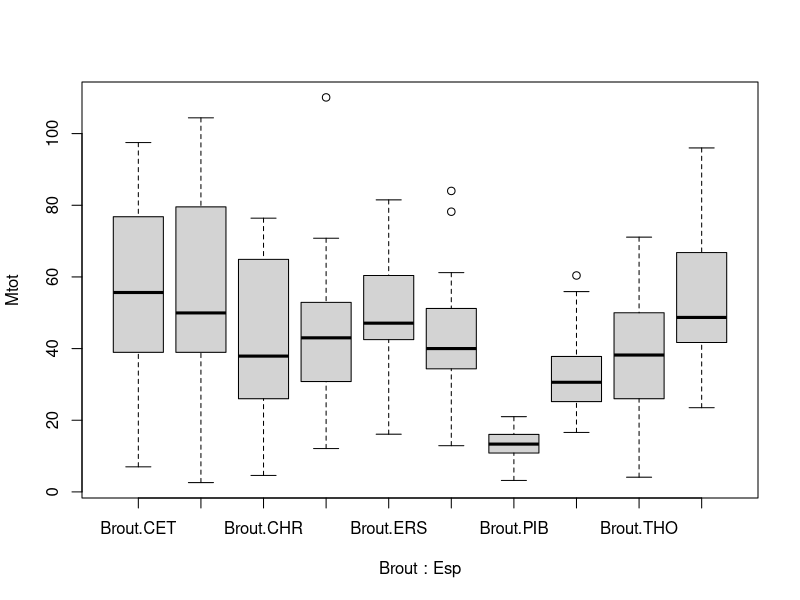
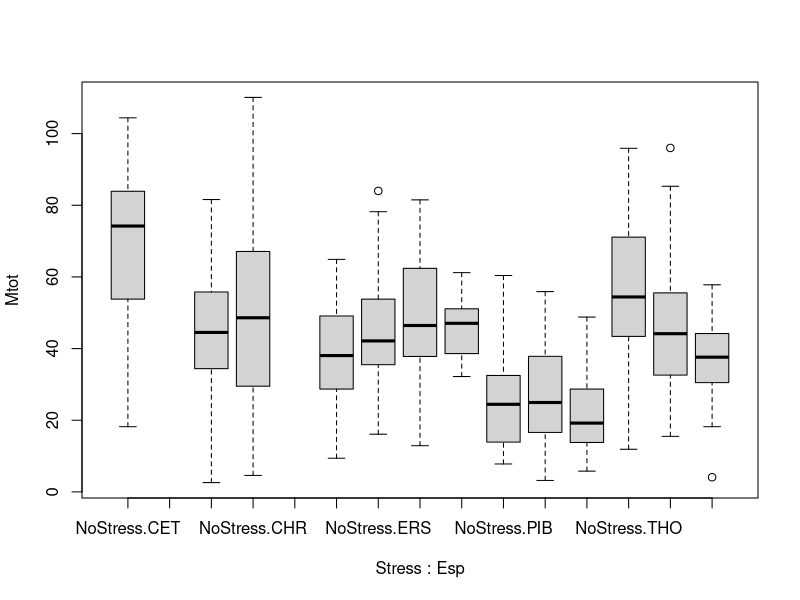
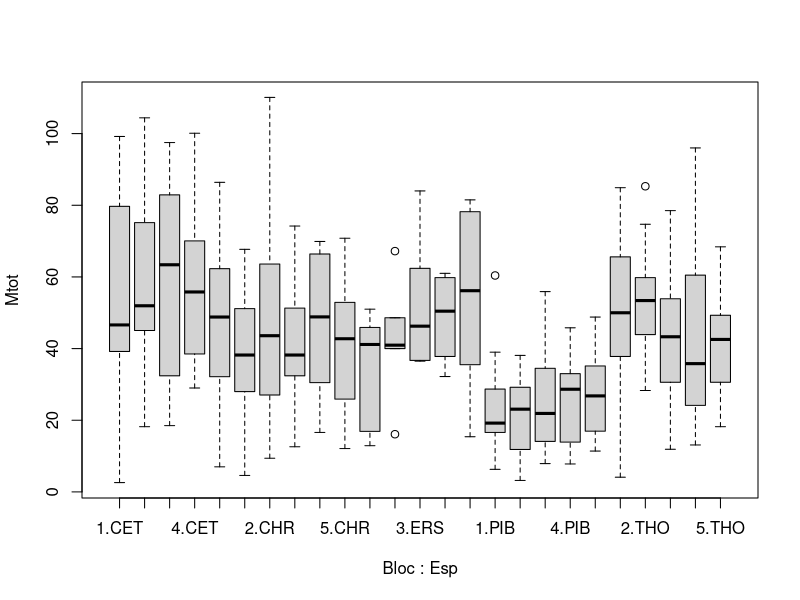
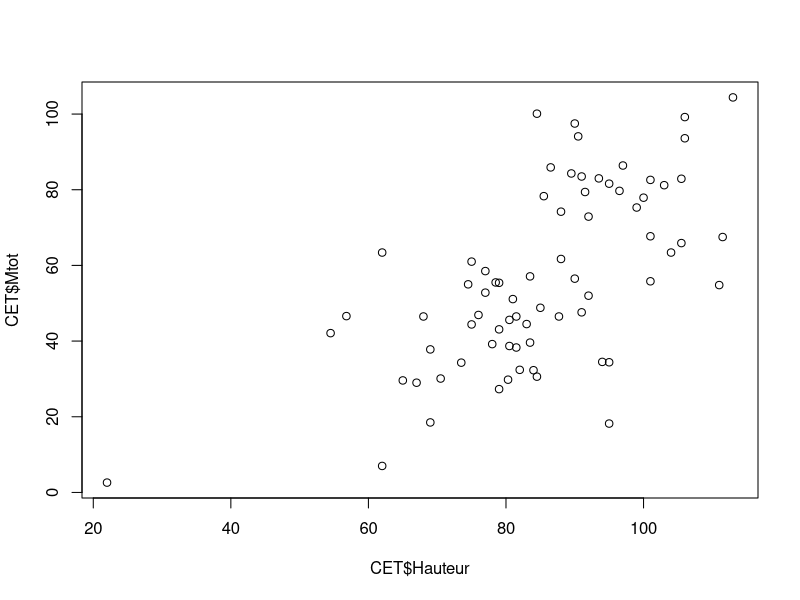

R code for these plots, in order: (Note: this script raises an error after producing the figures.)

# Juillet 2019
# Turgeon Roxanne 
# Initiation à la recherche / Migration assistee / Broutement / Stress_hydrique / Serre

dev.off()
remove(list = ls())

library(plyr)
library(tidyverse) 
library(readr)
library(purrr)
library(ggplot2)
library(readxl)
library(car)
library(lsmeans)
library(multcompView)
library(nlme)
#library(agricolae)##EC: Ajout pour test de Tukey
library(lme4)##Ajout par Marie-Claude
library(lmerTest)##Ajout par Marie-Claude


#Masses = read.table("C:/Users/Roxanne Turgeon/Dropbox/Initiation recherche/Analyses R/Masses.txt",header=TRUE,na.string = "",dec = ",") 
#Pour moi le point ne fonctionne pas...
##EC: C'est parce que ton fichier n'est pas dans le dossier du projet...
##Pour la suite, je vais utiliser ton nouveau fichier pour avoir les hauteurs initiales
#Masses <- read.table("./Masses.txt", header=TRUE, na.string = "", dec = ",") 
Masses2 <- read.table("./Masses2.txt", header=TRUE, na.string = "", dec = ",") 

Masses2$Brout <- replace(Masses2$Brout,Masses2$Brout=="0","NoBrout")
Masses2$Brout <- replace(Masses2$Brout,Masses2$Brout=="1","Brout")
Masses2$Stress <- replace(Masses2$Stress,Masses2$Stress=="0","NoStress")
Masses2$Stress <- replace(Masses2$Stress,Masses2$Stress=="1","Stress1")
Masses2$Stress <- replace(Masses2$Stress,Masses2$Stress=="2","Stress2")

Masses2$Prov <- as.factor(as.character(Masses2$Prov))
Masses2$Bloc <- as.factor(as.character(Masses2$Bloc))
Masses2$Brout <- as.factor(as.character(Masses2$Brout))
Masses2$Stress <- as.factor(as.character(Masses2$Stress))

Masses2$Hauteurini <- Masses2$Hauteurini/10

str(Masses2)

CET<-filter(Masses2,Esp=="CET")
CHR<-filter(Masses2,Esp=="CHR")
ERS<-filter(Masses2,Esp=="ERS")
THO<-filter(Masses2,Esp=="THO")
PIB<-filter(Masses2,Esp=="PIB")

#################TOUTES ESPECES###################

boxplot(Mtot~Brout+Esp,data=Masses2)
boxplot(Mtot~Stress+Esp,data=Masses2)
boxplot(Mtot~Bloc*Esp,data=Masses2)

#################CERISIERS########################

###BIOMASSE TOTALE CERISIERS###

#Est-ce que la hauteur initiale est un bon estimateur de la masse totale?
#Regarder la relation entre hauteur finale et la masse a la fin de l'experience
cor.test(CET$Hauteur, CET$Mtot)
plot(CET$Hauteur, CET$Mtot) 
#Oui, bonne correlation pour les cerisiers. 
#Utiliser hauteur initiale pourrait corriger pour la biomasse initiale des plants

#Savoir le nb de replicats 
ddply(CET, c("Stress", "Brout", "Prov", "Bloc"), summarise,N = length(Mtot))

##NOUVEAU CODE: Ajustements par Marie-Claude...il fallait faire une moyenne des hauteurs aussi!
##Ce code est aussi plus élégant que celui que j'avais fait. (Tu peux supprimer ce commentaire après lecture)
#Pour la majorite des combinaisons, nous n'avons qu'un replicat
#Pour simplifier les analyses, on fait une moyenne pour les rares cas 
#ou nous avons 2 plants par combinaison

CET_mean <- CET %>%  group_by(Esp, Prov, Bloc, Brout, Stress) %>%
  summarise(hini=mean(Hauteurini), mtot=mean(Mtot)) 

ddply(CET_mean, c("Stress", "Brout", "Prov", "Bloc"), summarise,
      N = length(mtot)) #Verification n = 1 pour chaque combinaison

#Boxplot masses tot 
levels(CET$Brout) <- c("NoBrout","Brout")
levels(CET$Stress) <- c("NoStress","Stress")
color = c(rep("green",4),rep("yellow",4),rep("red",4))
boxplot(Mtot~Brout+Stress+Prov,data=CET,cex.axis=0.5, col = color,las=2, 
        main = "Masses tot cerisiers", ylab="Masse tot") #Est-ce qu'il faudrait utiliser CET_mean ici aussi?
  ##EC: Le boxplot est surtout une façon de visualiser les données, et non un graphique
    #final. Tu peux utiliser CET_mean ou non. Belle amélioration du graphique! 

##Modele avec plan en tiroir
mod <- aov(Mtot ~ Stress*Brout*Prov +  Error(Bloc + Bloc:Stress), data=CET_mean)   
summary(mod)
model.tables(mod, type="means") #Moyennes estimées par le modèle 
 
  ##EC:Pour répondre à ta question, j'ai consulté un livre (The analysis of Biological Data, Whitlock & Schluter)
    #que j'aimerais te prêter sous peu. C'est un livre pour ceux qui débute en analyses.
    #Dans la section pertinente ('Adjusting for the effects of a covariate'), voici
    #la méthode recommandée (nommée : Analysis of covariance ou ANCOVA):
    #1-Tester un modèle où il y a une interaction avec la covariable (ici: hauteur initiale)
    #2-Si l'interaction n'est pas significative, enlever cette interaction
    #Dans tes données, les interactions ne sont pas significatives, on peut donc l'enlever
    #Le modèle choisi sera donc mod3. Il faudra refaire cette vérification pour
    #chaque espèce
##EC: J'ai mis cette section en commentaire, car nous avons une nouvelle version 
# #Ajout de la hauteur initiale
# mod2 <- aov(Mtot ~ Stress*Brout*Prov*Hauteurini +  Error(Bloc + Bloc:Stress), data=CET_mean)
# #Sans la partie Bloc:Stress car ça empêche l'affichage de l'effet du Stress seul, est-ce normal?
# 
# ##EC: Je crois que c'est parce qu'il n'y a plus de degrés de liberté à l'erreur.
#   #Vérifions si le modèle sans design aucun a une interaction significative avec la covariable
# mod2 <- aov(Mtot ~ Stress*Brout*Prov*Hauteurini, data=CET_mean)
#   summary(mod2)#Non
# 
# # mod2 <- aov(Mtot ~ Stress*Brout*Prov*Hauteurini +  Error(Bloc), data=CET_mean) 
# # summary(mod2) # Effet significatif de Prov, Stress et Hauteur ini
# ##EC: Cette option est à éviter car elle ne tient pas compte du design en tiroir,
#   #mais elle nous permet de voir qu'il n'y a pas d'interactions avec la hauteur initiale
# 
# ##EC: Modèle sélectionné:
# mod3 <- aov(Mtot ~ Stress*Brout*Prov + Hauteurini +  Error(Bloc + Bloc:Stress), data=CET_mean)
# summary(mod3) #Effet du stress, de la provenance et de la hauteur initiale
# 
# plot(CET_mean$Mtot ~ CET_mean$Hauteurini)


#Effet provenance et Stress seulement (est-ce comme ça qu'on doit faire? Car je ne peux faire ce post test
#avec toute l'équation complète)
##EC: non, on ne peux faire ce modèle, parce qu'il ne tient ni compte du design, ni compte des traitements

# boxplot(Mtot~Stress*Prov,data=CET, main = "Masses tot cerisiers", ylab="Masse tot")
# model <- aov(Mtot ~ Stress*Prov,data=CET) ##EC: N'oublie pas d'utiliser CET_mean
# summary(model)
# TukeyHSD(model) #Différence Mtot moins en moins grande avec la provenance
#Si on compare les Mtot sans stress, celle de 2080 est plus faible
#Est-ce qu'on doit corriger pour la hauteur ini? Si oui comment?
##EC: en utilisant le bon modèle et en modifiant ton code
  #J'ai trouvé la solution sur ce site: http://www.personal.psu.edu/mar36/stat_461/split_plot/split_plot.html
  #Ça ne sert à rien de faire un Tukey pour le stress...comme il n'y a que 2 niveaux!
  #Non plus pour Hauteurini, car c'est un facteur continu.
  #Il nous reste le facteur provenance, significatif et à trois niveaux
print(with(CET_mean, HSD.test(Mtot, Prov, DFerror = 39, MSerror = 2873)))
  #Pas de différence a posteriori, probablement à cause de la sévérité du test
#Ce code, plus simple, donne le même test:
lsmeans(mod3, ~ Prov) %>% cld(alpha=0.05) 
#Je ne sais pas encore lequel donne les bons estimés...il va falloir que je regarde

#Conditions d'application ANOVA biomasse totale Cerisiers
plot(mod3) #Normalite & Homogeneite des variances --> Ne marche pas!
##EC: Selon le site http://www.personal.psu.edu/mar36/stat_461/split_plot/split_plot.html
  #on vérifie les suppositions sans l'erreur. Je te laisse tester toi-même si ça fonctionne

shapiro.test(CET_mean$Mtot) #Distribution normale

leveneTest(y=CET_mean$Mtot,group=CET_mean$Brout) #Variances homogenes de Brout
leveneTest(y=CET_mean$Mtot,group=CET_mean$Stress) #Variances homogenes de Stress

#Est-ce qu'on doit vérifier sur les résidus aussi?
##EC: Toujours! Les modèles sont plus résistants à des déviations de la normale à l'hétéroscédasticité
  #À faire avec le bon modèle.
pr <- proj(mod2)                                                                  
res <- pr[["Within"]][,"Residuals"] #Extraire résidus

tapply(res,CET_mean$Brout, shapiro.test) #Normalite Brout ok
tapply(res,CET_mean$Stress, shapiro.test) #Normalite Stress ok

bartlett.test(res~CET_mean$Brout) #Variances homogenes Brout
bartlett.test(res~CET_mean$Stress) # Variance non homogene pour Stress
boxplot(res~CET_mean$Stress+CET_mean$Brout) #on peut verifier avec le boxplot --> Ok

####NOUVEAU CODE: voici le modèle proposé par Marie-Claude####
B <- lmerTest::lmer( mtot ~ Stress*Brout*Prov*hini + (1|Bloc/Stress), data = CET_mean)
#Tu vas voir un message. Il veut simplement dire que pour cette espèce, l'effet aléatoire
#du bloc = 0. On le garde pareil dans le modèle, mais il a peu d'effet
summary(B) #Dans ce summary, tu peux voir toutes les comparaisons a posteriori. 
#Je soupçonne que tu vas peut-être trouver la notation confuse.
#Appelle moi et je t'explique le tout
anova(B)
#Voici une copie d'un échange que j'ai eu avec Marie-Claude:
#Ma question: S’il n’y avait pas d’interaction significative avec hini, est-ce qu’on enlèverait l’interaction?
#Sa réponse: 3.	Dans CET, il y a seulement stress*brout*Hini, mais avec un F de 4.95 
#contre 5.76 pour Hini seul, j’aurais tendance à garder Hini seul 
#(mtot ~ Stress*Brout*Prov+ Hini + (1|Bloc/Stress)). 
#Si les interactions avec Hini ne sont pas ou peu significatif, 
#refaire l’analyse avec +Hini, vérifier si la covariable est significative. 
#Si oui, on la garde et sinon on refait l’analyse sans.

#Donc, on refait sans interaction avec Hini:
B <- lmerTest::lmer( mtot ~ Stress*Brout*Prov + hini + (1|Bloc/Stress), data = CET_mean)
anova(B) #Hini est significatif, on garde donc le modèle ainsi. On a un effet stress
summary(B)

##Pour vérifier tes résidus en incluant les effets aléatoires (soit l'effet du design)
plot(B)
##Et le graphique de normalité
qqnorm(resid(B))


####Ratio CERISIERS####

#Boxplot ratio 
boxplot(Ratio~Brout+Stress+Prov,data=CET,cex.axis=0.5, col = color,las=2, main = "Ratio cerisiers", ylab="Masse tot")

##Modele avec plan en tiroir
mod4 <- aov(Ratio ~ Stress*Brout*Prov +  Error(Bloc + Bloc:Stress), data=CET_mean)   
summary(mod4)
model.tables(mod4, type="means") #Moyennes estimées par le modèle 

#Ajout de la hauteur initiale
mod5 <- aov(Ratio ~ Stress*Brout*Prov*Hauteurini +  Error(Bloc + Bloc:Stress), data=CET_mean)
summary(mod5)
mod5 <- aov(Ratio ~ Stress*Brout*Prov*Hauteurini +  Error(Bloc), data=CET_mean) #Sans la partie Bloc:Stress car ça empêche l'affichage de l'effet du Stress seul
summary(mod5)
#OU
mod6 <- aov(Ratio ~ Stress*Brout*Prov + Hauteurini +  Error(Bloc + Bloc:Stress), data=CET_mean)
summary(mod6) 

#Effet provenance et Stress seulement
boxplot(Ratio~Stress*Prov,data=CET, main = "Ratio cerisiers", ylab="Ratio")
model2 <- aov(Ratio ~ Stress*Prov,data=CET)
summary(model2)
TukeyHSD(model2)

#################CHENES########################

###BIOMASSE TOTALE CHENES###

#Est-ce que la hauteur initiale est un bon estimateur de la masse totale?
#Regarder la relation entre hauteur finale et la masse a la fin de l'experience
cor.test(CHR$Hauteur, CHR$Mtot)
plot(CHR$Hauteur, CHR$Mtot) 
#Oui, bonne correlation, utiliser hauteurini pour corriger biomasse initiale des plants

#Savoir le nb de replicats 
ddply(CHR, c("Stress", "Brout", "Prov", "Bloc"), summarise,N = length(Mtot))

#Pour la majorite des combinaisons, nous n'avons qu'un replicat
#Pour simplifier les analyses, on fait une moyenne pour les rares cas 
# ou nous avons 2 plants par combinaison

CHR_mean <- aggregate(list(CHR$Mtot,CHR$Hauteurini,CHR$Ratio), by= data.frame(CHR$Stress, CHR$Brout, CHR$Prov, CHR$Bloc), FUN= "mean")
colnames(CHR_mean)[1:7] <- c("Stress", "Brout", "Prov", "Bloc","Mtot","Hauteurini","Ratio")
CHR_mean <- mutate(CHR_mean, Stress=factor(Stress, levels=c("NoStress", "Stress2")))#On indique qu'il n'y a pas de niveau "Stress1" pour le facteur Stress
CHR <- mutate(CHR, Stress=factor(Stress, levels=c("NoStress", "Stress2")))

#Verification: nous avons bien un n = 1 pour chaque combinaison.
ddply(CHR_mean, c("Stress", "Brout", "Prov", "Bloc","Hauteurini"), summarise,
      N = length(Mtot))

#Boxplot masses tot 
levels(CHR$Brout) <- c("NoBrout","Brout")
levels(CHR$Stress) <- c("NoStress","Stress")
color = c(rep("green",4),rep("yellow",4),rep("red",4))
boxplot(Mtot~Brout+Stress+Prov,data=CHR,cex.axis=0.5, col = color,las=2, main = "Masses tot chenes", ylab="Masse tot")

##Modele avec plan en tiroir
mod7 <- aov(Mtot ~ Stress*Brout*Prov +  Error(Bloc + Bloc:Stress), data=CHR_mean)   
summary(mod7)
model.tables(mod7, type="means") #Moyennes estimées par le modèle 

#Ajout de la hauteur initiale
mod8 <- aov(Mtot ~ Stress*Brout*Prov*Hauteurini +  Error(Bloc + Bloc:Stress), data=CHR_mean)
summary(mod8)
#OU
mod9 <- aov(Mtot ~ Stress*Brout*Prov + Hauteurini +  Error(Bloc + Bloc:Stress), data=CHR_mean)
summary(mod9) 

#Conditions d'application ANOVA biomasse totale chenes MARCHE PAS
plot(mod7) #Normalite & Homogeneite des variances

leveneTest(y=CHR_mean$Mtot,group=CHR_mean$Brout) #Variances homogenes
leveneTest(y=CHR_mean$Mtot,group=CHR_mean$Stress) #P-value pres de 0.05, on verifie avec le boxplot
boxplot(mo7d$residuals~CHR_mean$Stress+CHR_mean$Brout)

####RATIO CHENES####

#Boxplot ratio 
boxplot(Ratio~Brout+Stress+Prov,data=CHR,cex.axis=0.5, col = color,las=2, main = "Ratio chenes", ylab="Masse tot")

##Modele avec plan en tiroir
mod10 <- aov(Ratio ~ Stress*Brout*Prov +  Error(Bloc + Bloc:Stress), data=CHR_mean)   
summary(mod10)
model.tables(mod10, type="means") #Moyennes estimées par le modèle 

#Ajout de la hauteur initiale
mod11 <- aov(Ratio ~ Stress*Brout*Prov*Hauteurini +  Error(Bloc + Bloc:Stress), data=CHR_mean)
summary(mod11)
mod11 <- aov(Ratio ~ Stress*Brout*Prov*Hauteurini +  Error(Bloc), data=CET_mean) #Sans la partie Bloc:Stress car ça empêche l'affichage de l'effet du Stress seul

#OU
mod12 <- aov(Ratio ~ Stress*Brout*Prov + Hauteurini +  Error(Bloc + Bloc:Stress), data=CHR_mean)
summary(mod12) 

#################ERABLES######################## SEULEMENT PROVENANCE 2018

###BIOMASSE TOTALE ERABLES###

#Est-ce que la hauteur initiale est un bon estimateur de la masse totale?
#Regarder la relation entre hauteur finale et la masse a la fin de l'experience
cor.test(ERS$Hauteur, ERS$Mtot)
plot(ERS$Hauteur, ERS$Mtot) 
#Oui, bonne correlation, utiliser hauteurini pour corriger biomasse initiale des plants

#Savoir le nb de replicats 
ddply(ERS, c("Stress", "Brout", "Bloc"), summarise,N = length(Mtot))
#Un replicat pour toutes les combinaisons

#Boxplot masses tot 
levels(ERS$Brout) <- c("NoBrout","Brout")
levels(ERS$Stress) <- c("NoStress","Stress1","Stress2")
color = c(rep("green",6))
boxplot(Mtot~Brout+Stress,data=ERS,cex.axis=0.5, col = color,las=2, main = "Masses tot Erables", ylab="Masse tot")

##Modele avec plan en tiroir
mod13 <- aov(Mtot ~ Stress*Brout +  Error(Bloc + Bloc:Stress), data=ERS)   
summary(mod13)
model.tables(mod13, type="means") #Moyennes estimées par le modèle 

#Ajout de la hauteur initiale
mod14 <- aov(Mtot ~ Stress*Brout*Hauteurini +  Error(Bloc + Bloc:Stress), data=ERS)
summary(mod14)
#OU
mod15 <- aov(Mtot ~ Stress*Brout + Hauteurini +  Error(Bloc + Bloc:Stress), data=ERS)
summary(mod15) 

#Conditions d'application ANOVA biomasse totale Erables MARCHE PAS
plot(mod13) #Normalite & Homogeneite des variances

leveneTest(y=ERS$Mtot,group=ERS$Brout) #Variances homogenes
leveneTest(y=ERS$Mtot,group=ERS$Stress) #P-value pres de 0.05, on verifie avec le boxplot
boxplot(mo13d$residuals~ERS$Stress+ERS$Brout)

####RATIO Erables####

#Boxplot ratio 
boxplot(Ratio~Brout+Stress,data=ERS,cex.axis=0.5, col = color,las=2, main = "Ratio Erables", ylab="Masse tot")

##Modele avec plan en tiroir
mod16 <- aov(Ratio ~ Stress*Brout +  Error(Bloc + Bloc:Stress), data=ERS)   
summary(mod16)
model.tables(mod10, type="means") #Moyennes estimées par le modèle 

#Ajout de la hauteur initiale
mod17 <- aov(Ratio ~ Stress*Brout*Hauteurini +  Error(Bloc + Bloc:Stress), data=ERS)
summary(mod17)
#OU
mod18 <- aov(Ratio ~ Stress*Brout + Hauteurini +  Error(Bloc + Bloc:Stress), data=ERS)
summary(mod18) 

#################THUYAS########################

###BIOMASSE TOTALE THUYAS###

#Est-ce que la hauteur initiale est un bon estimateur de la masse totale?
#Regarder la relation entre hauteur finale et la masse a la fin de l'experience
cor.test(THO$Hauteur, THO$Mtot)
plot(THO$Hauteur, THO$Mtot) 
#Oui, bonne correlation, utiliser hauteurini pour corriger biomasse initiale des plants

#Savoir le nb de replicats 
ddply(THO, c("Stress", "Brout", "Prov", "Bloc"), summarise,N = length(Mtot))
#Un replicat pour toutes les combinaisons

#Boxplot masses tot 
levels(THO$Brout) <- c("NoBrout","Brout")
levels(THO$Stress) <- c("NoStress","Stress1","Stress2")
color = c(rep("green",6),rep("yellow",6),rep("red",6))
boxplot(Mtot~Brout+Stress+Prov,data=THO,cex.axis=0.5, col = color,las=2, main = "Masses tot THUYAS", ylab="Masse tot")

##Modele avec plan en tiroir
mod19 <- aov(Mtot ~ Stress*Brout*Prov +  Error(Bloc + Bloc:Stress), data=THO)   
summary(mod19)
model.tables(mod19, type="means") #Moyennes estimées par le modèle 

#Ajout de la hauteur initiale
mod20 <- aov(Mtot ~ Stress*Brout*Prov*Hauteurini +  Error(Bloc + Bloc:Stress), data=THO)
summary(mod20)
#OU
mod21 <- aov(Mtot ~ Stress*Brout*Prov + Hauteurini +  Error(Bloc + Bloc:Stress), data=THO)
summary(mod21) 

#Conditions d'application ANOVA biomasse totale THUYAS MARCHE PAS
plot(mod19) #Normalite & Homogeneite des variances

leveneTest(y=THO$Mtot,group=THO$Brout) #Variances homogenes
leveneTest(y=THO$Mtot,group=THO$Stress) #P-value pres de 0.05, on verifie avec le boxplot
boxplot(mo19d$residuals~THO$Stress+THO$Brout)

####RATIO THUYAS####

#Boxplot ratio 
boxplot(Ratio~Brout+Stress+Prov,data=THO,cex.axis=0.5, col = color,las=2, main = "Ratio THUYAS", ylab="Masse tot")

##Modele avec plan en tiroir
mod22 <- aov(Ratio ~ Stress*Brout*Prov +  Error(Bloc + Bloc:Stress), data=THO)   
summary(mod22)
model.tables(mod22, type="means") #Moyennes estimées par le modèle 

#Ajout de la hauteur initiale
mod23 <- aov(Ratio ~ Stress*Brout*Prov*Hauteurini +  Error(Bloc + Bloc:Stress), data=THO)
summary(mod23)
#OU
mod24 <- aov(Ratio ~ Stress*Brout*Prov + Hauteurini +  Error(Bloc + Bloc:Stress), data=THO)
summary(mod24) 


#################PINS########################

###BIOMASSE TOTALE PINS###

#Est-ce que la hauteur initiale est un bon estimateur de la masse totale?
#Regarder la relation entre hauteur finale et la masse a la fin de l'experience
cor.test(PIB$Hauteur, PIB$Mtot)
plot(PIB$Hauteur, PIB$Mtot) 
#Oui, bonne correlation, utiliser hauteurini pour corriger biomasse initiale des plants

#Savoir le nb de replicats 
ddply(PIB, c("Stress", "Brout", "Prov", "Bloc"), summarise,N = length(Mtot))
#Un replicat pour toutes les combinaisons

#Boxplot masses tot 
levels(PIB$Brout) <- c("NoBrout","Brout")
levels(PIB$Stress) <- c("NoStress","Stress1","Stress2")
color = c(rep("green",6),rep("yellow",6),rep("red",6))
boxplot(Mtot~Brout+Stress+Prov,data=PIB,cex.axis=0.5, col = color,las=2, main = "Masses tot Pins", ylab="Masse tot")

##Modele avec plan en tiroir
mod25 <- aov(Mtot ~ Stress*Brout*Prov +  Error(BlocBloc:Stress), data=PIB)   
summary(mod25)
model.tables(mod25, type="means") #Moyennes estimées par le modèle 

#Ajout de la hauteur initiale
mod26 <- aov(Mtot ~ Stress*Brout*Prov*Hauteurini +  Error(Bloc + Bloc:Stress), data=PIB)
summary(mod26)
#OU
mod27 <- aov(Mtot ~ Stress*Brout*Prov + Hauteurini +  Error(Bloc + Bloc:Stress), data=PIB)
summary(mod27) 

#Conditions d'application ANOVA biomasse totale Pins MARCHE PAS
plot(mod19) #Normalite & Homogeneite des variances

leveneTest(y=PIB$Mtot,group=PIB$Brout) #Variances homogenes
leveneTest(y=PIB$Mtot,group=PIB$Stress) #P-value pres de 0.05, on verifie avec le boxplot
boxplot(mo19d$residuals~PIB$Stress+PIB$Brout)

####RATIO Pins####

#Boxplot ratio 
boxplot(Ratio~Brout+Stress+Prov,data=PIB,cex.axis=0.5, col = color,las=2, main = "Ratio Pins", ylab="Masse tot")

##Modele avec plan en tiroir
mod28 <- aov(Ratio ~ Stress*Brout*Prov +  Error(Bloc + Bloc:Stress), data=PIB)   
summary(mod28)
model.tables(mod28, type="means") #Moyennes estimées par le modèle 

#Ajout de la hauteur initiale
mod29 <- aov(Ratio ~ Stress*Brout*Prov*Hauteurini +  Error(Bloc + Bloc:Stress), data=PIB)
summary(mod29)
#OU
mod30 <- aov(Ratio ~ Stress*Brout*Prov + Hauteurini +  Error(Bloc + Bloc:Stress), data=PIB)
summary(mod30) 
